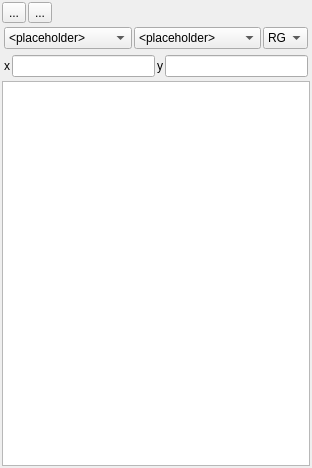
<?xml version="1.0" encoding="UTF-8"?>
<ui version="4.0">
 <class>DockWidget</class>
 <widget class="QDockWidget" name="DockWidget">
  <property name="geometry">
   <rect>
    <x>0</x>
    <y>0</y>
    <width>312</width>
    <height>468</height>
   </rect>
  </property>
  <property name="windowIcon">
   <iconset resource="resources.qrc">
    <normaloff>:/enmapbox/icons/mActionIdentify.png</normaloff>:/enmapbox/icons/mActionIdentify.svg</iconset>
  </property>
  <property name="windowTitle">
   <string>Cursor Location Values</string>
  </property>
  <widget class="QWidget" name="dockWidgetContents">
   <layout class="QVBoxLayout" name="verticalLayout">
    <property name="spacing">
     <number>2</number>
    </property>
    <property name="margin">
     <number>2</number>
    </property>
    <item>
     <layout class="QHBoxLayout" name="horizontalLayout_2">
      <property name="spacing">
       <number>2</number>
      </property>
      <item>
       <widget class="QToolButton" name="btnActivateMapTool">
        <property name="toolTip">
         <string>Click and select a map location</string>
        </property>
        <property name="text">
         <string>...</string>
        </property>
        <property name="icon">
         <iconset resource="resources.qrc">
          <normaloff>:/enmapbox/icons/mActionIdentify.png</normaloff>:/enmapbox/icons/mActionIdentify.svg</iconset>
        </property>
       </widget>
      </item>
      <item>
       <widget class="QToolButton" name="btnReload">
        <property name="toolTip">
         <string>Reload value(s) for last location</string>
        </property>
        <property name="text">
         <string>...</string>
        </property>
        <property name="icon">
         <iconset resource="resources.qrc">
          <normaloff>:/enmapbox/icons/mActionRefresh.png</normaloff>:/enmapbox/icons/mActionRefresh.svg</iconset>
        </property>
       </widget>
      </item>
      <item>
       <widget class="QgsProjectionSelectionWidget" name="btnCrs">
        <property name="maximumSize">
         <size>
          <width>22</width>
          <height>16777215</height>
         </size>
        </property>
       </widget>
      </item>
      <item>
       <spacer name="horizontalSpacer">
        <property name="orientation">
         <enum>Qt::Horizontal</enum>
        </property>
        <property name="sizeHint" stdset="0">
         <size>
          <width>0</width>
          <height>0</height>
         </size>
        </property>
       </spacer>
      </item>
     </layout>
    </item>
    <item>
     <layout class="QHBoxLayout" name="horizontalLayout_4">
      <property name="spacing">
       <number>2</number>
      </property>
      <property name="margin">
       <number>2</number>
      </property>
      <item>
       <widget class="QComboBox" name="cbLayerModes">
        <property name="sizePolicy">
         <sizepolicy hsizetype="Preferred" vsizetype="Fixed">
          <horstretch>2</horstretch>
          <verstretch>0</verstretch>
         </sizepolicy>
        </property>
        <property name="toolTip">
         <string/>
        </property>
        <item>
         <property name="text">
          <string>&lt;placeholder&gt;</string>
         </property>
        </item>
       </widget>
      </item>
      <item>
       <widget class="QComboBox" name="cbLayerTypes">
        <property name="sizePolicy">
         <sizepolicy hsizetype="Preferred" vsizetype="Preferred">
          <horstretch>2</horstretch>
          <verstretch>0</verstretch>
         </sizepolicy>
        </property>
        <property name="toolTip">
         <string>Select the map layer types to extact the cursor location values for.</string>
        </property>
        <item>
         <property name="text">
          <string>&lt;placeholder&gt;</string>
         </property>
        </item>
       </widget>
      </item>
      <item>
       <widget class="QComboBox" name="cbRasterBands">
        <property name="sizePolicy">
         <sizepolicy hsizetype="Preferred" vsizetype="Preferred">
          <horstretch>1</horstretch>
          <verstretch>0</verstretch>
         </sizepolicy>
        </property>
        <property name="minimumSize">
         <size>
          <width>45</width>
          <height>0</height>
         </size>
        </property>
        <property name="maximumSize">
         <size>
          <width>40</width>
          <height>16777215</height>
         </size>
        </property>
        <property name="toolTip">
         <string>Raster bands to be read</string>
        </property>
        <item>
         <property name="text">
          <string>RGB</string>
         </property>
        </item>
       </widget>
      </item>
     </layout>
    </item>
    <item>
     <layout class="QHBoxLayout" name="horizontalLayout">
      <property name="spacing">
       <number>2</number>
      </property>
      <property name="margin">
       <number>2</number>
      </property>
      <item>
       <widget class="QLabel" name="label">
        <property name="text">
         <string>x</string>
        </property>
       </widget>
      </item>
      <item>
       <widget class="QLineEdit" name="tbX">
        <property name="readOnly">
         <bool>true</bool>
        </property>
       </widget>
      </item>
      <item>
       <widget class="QLabel" name="label_2">
        <property name="text">
         <string>y</string>
        </property>
       </widget>
      </item>
      <item>
       <widget class="QLineEdit" name="tbY">
        <property name="readOnly">
         <bool>true</bool>
        </property>
       </widget>
      </item>
     </layout>
    </item>
    <item>
     <widget class="QTreeView" name="treeView"/>
    </item>
   </layout>
  </widget>
  <action name="actionRequestCursorLocation">
   <property name="icon">
    <iconset resource="resources.qrc">
     <normaloff>:/enmapbox/icons/mActionIdentify.png</normaloff>:/enmapbox/icons/mActionIdentify.svg</iconset>
   </property>
   <property name="text">
    <string>Select Cursor Location</string>
   </property>
  </action>
  <action name="actionReload">
   <property name="icon">
    <iconset resource="resources.qrc">
     <normaloff>:/enmapbox/icons/mActionRefresh.png</normaloff>:/enmapbox/icons/mActionRefresh.svg</iconset>
   </property>
   <property name="text">
    <string>Reload</string>
   </property>
   <property name="toolTip">
    <string>Reload the pixel values for the given map location</string>
   </property>
  </action>
  <action name="actionAllRasterBands">
   <property name="text">
    <string>All</string>
   </property>
   <property name="toolTip">
    <string>Activate this to return values from all raster bands.</string>
   </property>
  </action>
  <action name="actionVisibleRasterBands">
   <property name="text">
    <string>V</string>
   </property>
   <property name="toolTip">
    <string>Actives this to return values from visible raster bands only.</string>
   </property>
  </action>
 </widget>
 <customwidgets>
  <customwidget>
   <class>QgsProjectionSelectionWidget</class>
   <extends>QWidget</extends>
   <header>qgsprojectionselectionwidget.h</header>
  </customwidget>
 </customwidgets>
 <resources>
  <include location="resources.qrc"/>
 </resources>
 <connections/>
</ui>
